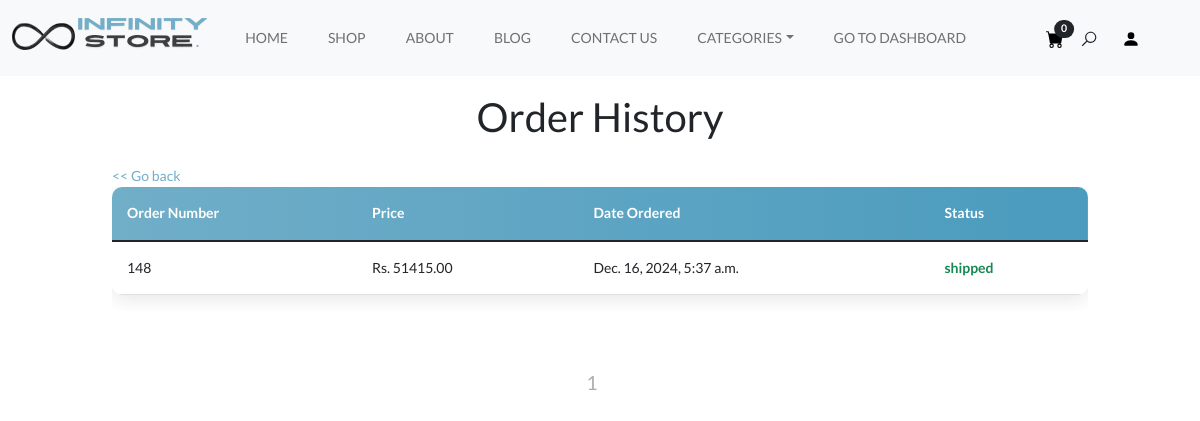
Screenshot of /order-history (signed in) with the database file from the repository.
### payment/models.py (models this page shows, shortened)
class Order(models.Model):
    user = models.ForeignKey(
        User, on_delete=models.CASCADE, null=True, blank=True)
    full_name = models.CharField(max_length=250)
    email = models.EmailField(max_length=250)
    shipping_address = models.TextField(max_length=15000)
    amount_paid = models.DecimalField(max_digits=10, decimal_places=2)
    date_ordered = models.DateTimeField(auto_now_add=True)
    shipped = models.BooleanField(default=False)
    date_shipped = models.DateTimeField(blank=True, null=True)
    invoice = models.CharField(max_length=250, null=True, blank=True)
    paid = models.BooleanField(default=False)
    epay = models.BooleanField(default=False)

### Home/views.py (the view)
# urls.py: path("order-history", views.UserOrderHistoryView, name='order-history'),
def UserOrderHistoryView(request):
    if request.user.is_authenticated:
        user_orders = Order.objects.filter(
            paid=True, user=request.user, shipped=True).order_by('-date_ordered')
    else:
        user_orders = None
    paginator = Paginator(user_orders, 15)
    page_number = request.GET.get('page')
    order_page = paginator.get_page(page_number)
    return render(request, "Home/user_order_history_template.html", {'user_orders': order_page})

### Home/context_processors.py (called while the page is built)
def categories(request):
    categories = Categories.objects.all().order_by('-id')[:6]
    return {
        'categories': categories
    }

### cart/cart.py (called while the page is built)
    def __len__(self):
        return sum(self.cart.values())

### cart/context_processors.py (called while the page is built)
def cart(request):
    return {
        'cart': Cart(request)
    }

### Home/templates/Home/user_order_history_template.html (shortened to what this page needs)
{% extends 'index.html' %}
{% block content %}
  <div class="container-fluid mt-4 pt-4">
    <div class="row">
      <div class="col-10 mx-auto">
        <br /><br />
        <h1 class="text-center mb-4">Order History</h1>
        <a href="{% url 'user-dashboard' %}" class="text-right mb-4 text-primary"><< Go back</a>
        <div class="table-responsive">
          <table class="table custom-table">
            <thead>
              <tr>
                <th scope="col">Order Number</th>
                <th scope="col">Price</th>
                <th scope="col">Date Ordered</th>
                <th scope="col">Status</th>
              </tr>
            </thead>
            <tbody>
              {% for order in user_orders %}
                <tr>
                  <td>
                    <a href="{% url 'user-orders' order.id %}" class="text-decoration-none text-dark">{{ order.id }}</a>
                  </td>
                  <td>Rs. {{ order.amount_paid }}</td>
                  <td>{{ order.date_ordered }}</td>
                  {% if order.shipped %}
                    <td class="text-success">
                      <strong>shipped</strong>
                    </td>
                  {% else %}
                    <td class="text-warning">
                      <strong>pending</strong>
                    </td>
                  {% endif %}
                </tr>
              {% empty %}
                <tr>
                  <td colspan="4">No UnShipped Products Found.</td>
                </tr>
              {% endfor %}
            </tbody>
          </table>
        </div>
      </div>
    </div>
  </div>
  <nav class="navigation paging-navigation text-center padding-medium" role="navigation">
    <div class="pagination loop-pagination d-flex justify-content-center align-items-center">
      {% for num in user_orders.paginator.page_range %}
        {% if user_orders.number == num %}
          <span aria-current="page" class="page-numbers current pe-3">{{ num }}</span>
        {% else %}
          <a class="page-numbers pe-3" href="?page={{ num }}">{{ num }}</a>
        {% endif %}
      {% endfor %}
    </div>
  </nav>
  <br /><br />
{% endblock %}

### static/style.css (style rules this page uses)
:root { --accent-color: #717171; --white-color: #fff; --black-color: #000; --gray-color: #f3f3f3; --gray-color-300: #d8d8d8; --gray-color-500: #aeaeae; --gray-color-800: #3a3a3a; --light-gray-color: #d7dddf; --primary-color: #72aec8; --bs-primary-rgb: 114, 174, 200; --light-color: #f8f9fa; --dark-color: #212529; --light-blue-color: #edf1f3; --navbar-color-color: #131814; --swiper-theme-color: #4a4a4a; --swiper-pagination-color: #4a4a4a; }
:root { --body-font: "Lato", sans-serif; --heading-font: "Jost", sans-serif; }
*, *::before, *::after { -webkit-box-sizing: border-box; -moz-box-sizing: border-box; box-sizing: border-box; }
html { box-sizing: border-box; }
body { font-family: var(--body-font); font-size: 14px; font-weight: 500; line-height: 1.6; margin: 0; }
a { color: var(--dark-color); text-decoration: none; transition: 0.3s color ease-out; }
.padding-medium { padding-top: 4em; padding-bottom: 4em; }
.paging-navigation .pagination .page-numbers { font-size: 1.4em; color: var(--gray-color-500); }

### Home/templates/Home/user_order_history_template.html (style rules this page uses)
.custom-table { width: 100%; border-collapse: collapse; border-radius: 10px; overflow: hidden; box-shadow: 0 4px 20px rgba(0, 0, 0, 0.1); }
.custom-table thead { background: linear-gradient(90deg, #71aec8, #4a9bbe); color: white; }
.custom-table th, .custom-table td { padding: 15px; text-align: left; border-bottom: 1px solid #e0e0e0; }
.custom-table tbody tr { transition: background-color 0.3s ease; }

### templates/index.html (style rules this page uses)
body { scrollbar-width: thin; scrollbar-color: #72aec8 #f8f9fa; }

### rows the page displays
Order: id "148", amount_paid "51415.00", date_ordered "Dec. 16, 2024, 5:37 a.m.", shipped "shipped"

### other values shown
{{ cart|length }} "0"
{{ num }} "1"
